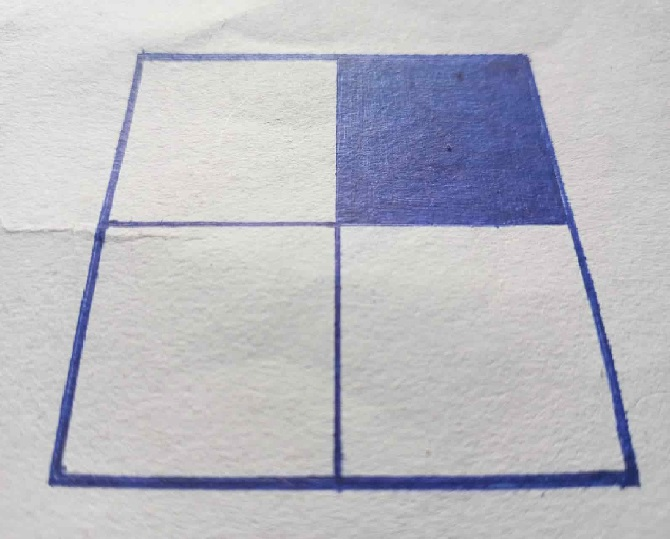
#> input picture prev/test.jpeg, 670 x 539 px, given in place of video, which was not available
$ python stack.py
#> lines starting #> are read from the running program, lines starting #| are printed output that depends on the picture; after the words box and inside, x2 and y2 are one past the last pixel; in counts of white or black regions, pixels touching at a corner belong together; pictures that were not available may be replaced by others from this repository, and a replacement may not be noted
import cv2
import numpy as np

# [22 lines left out: function rotate_image, not called in this run]

def order_points_clockwise(pts):
    # sort the points based on their x-coordinates
    xSorted = pts[np.argsort(pts[:, 0]), :]

    # grab the left-most and right-most points from the sorted
    # x-roodinate points
    leftMost = xSorted[:2, :]
    rightMost = xSorted[2:, :]

    # now, sort the left-most coordinates according to their
    # y-coordinates so we can grab the top-left and bottom-left
    # points, respectively
    leftMost = leftMost[np.argsort(leftMost[:, 1]), :]
    (tl, bl) = leftMost

    # now, sort the right-most coordinates according to their
    # y-coordinates so we can grab the top-right and bottom-right
    # points, respectively
    rightMost = rightMost[np.argsort(rightMost[:, 1]), :]
    (tr, br) = rightMost

    # return the coordinates in top-left, top-right,
    # bottom-right, and bottom-left order
    return np.array([tl, tr, br, bl], dtype="int32")

# [40 lines left out: function perspective_transform, not called in this run]


vid = cv2.VideoCapture("http://192.168.77.54:4747/video")

while(True):
    ret, f = vid.read()
#> f is the input picture: shape (539, 670, 3); mean B, G, R 194.3, 186.5, 185.8
    image = f.copy()[12: ,]
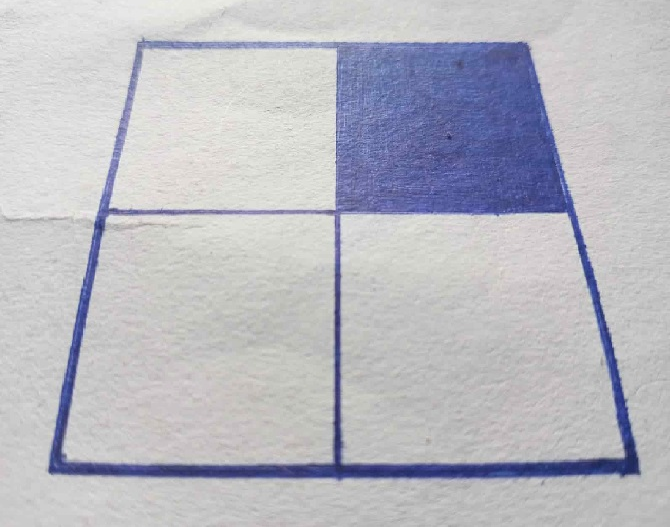
#> image: shape (527, 670, 3); mean B, G, R 193.9, 185.8, 185.1
    original = image.copy()
    gray = cv2.cvtColor(image, cv2.COLOR_BGR2GRAY)
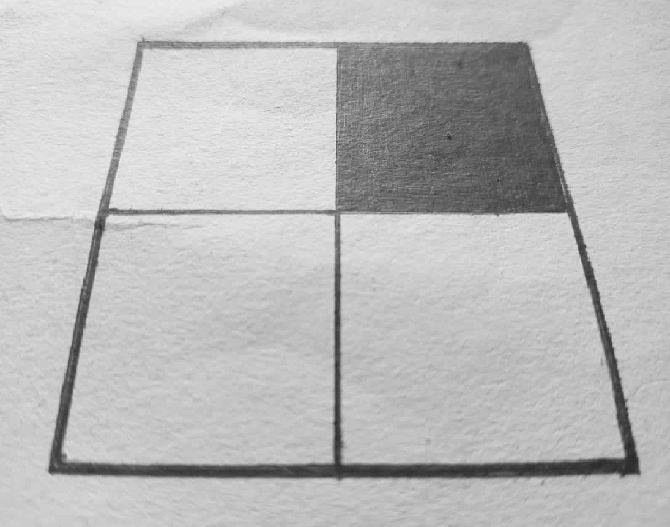
#> gray: shape (527, 670); min 39, max 244, mean 186.5
    canny = cv2.Canny(gray, 120, 255, 1)
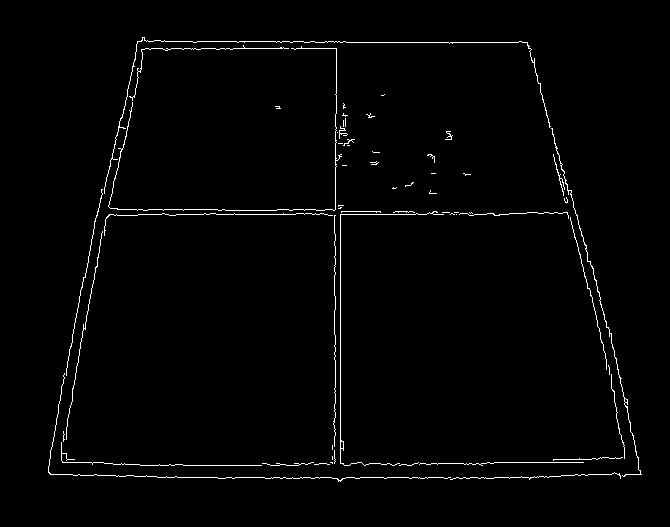
#> canny: shape (527, 670); 1.5% white in thin lines or dots, all inside (x1, y1, x2, y2) = (48, 37, 642, 482)

    corners = cv2.goodFeaturesToTrack(canny,4,0.5,50)
#> corners = [[119, 127], [638, 472], [140, 71], [342, 448]]

    c_list = []
    for corner in corners:
        x,y = corner.ravel()
        c_list.append([int(x), int(y)])
        cv2.circle(image,(x,y),5,(36,255,12),-1)
#> this loop made 4 passes
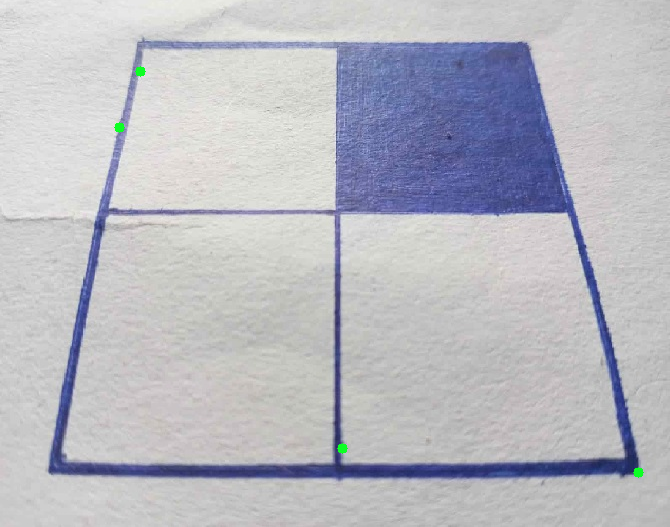
#> image: shape (527, 670, 3); 0.09% of pixels changed, all inside (x1, y1, x2, y2) = (114, 66, 644, 478)
#> after the loop, c_list = [[119, 127], [638, 472], [140, 71], [342, 448]]

    corner_points = np.array([c_list[0], c_list[1], c_list[2], c_list[3]])
#> corner_points = [[119, 127], [638, 472], [140, 71], [342, 448]]
    ordered_corner_points = order_points_clockwise(corner_points)
#> in order_points_clockwise, `xSorted = pts[np.argsort(pts[:, 0]), :]`: xSorted = [[119, 127], [140, 71], [342, 448], [638, 472]]
#> in order_points_clockwise, `leftMost = xSorted[:2, :]`: leftMost = [[119, 127], [140, 71]]
#> in order_points_clockwise, `rightMost = xSorted[2:, :]`: rightMost = [[342, 448], [638, 472]]
#> in order_points_clockwise, `leftMost = leftMost[np.argsort(leftMost[:, 1]), :]`: leftMost = [[140, 71], [119, 127]]
#> in order_points_clockwise, `(tl, bl) = leftMost`: tl = [140, 71]; bl = [119, 127]
#> in order_points_clockwise, `(tr, br) = rightMost`: tr = [342, 448]; br = [638, 472]
#> ordered_corner_points = [[140, 71], [342, 448], [638, 472], [119, 127]]
    mask = np.zeros(image.shape, dtype=np.uint8)
    cv2.fillPoly(mask, [ordered_corner_points], (255,255,255))
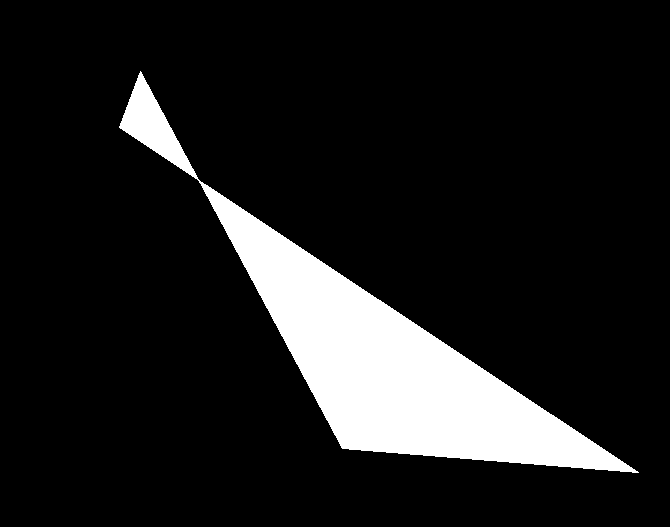
#> mask: shape (527, 670, 3); 11.7% white; 1 white region, box (x1, y1, x2, y2) and area: (119, 71, 639, 473) 41405

    mask = cv2.cvtColor(mask, cv2.COLOR_BGR2GRAY)
#> mask: shape (527, 670); 11.7% white; 1 white region
    cnts = cv2.findContours(mask, cv2.RETR_EXTERNAL, cv2.CHAIN_APPROX_SIMPLE)
#> cnts = 1 contour; box (x1, y1, x2, y2) and area: (119, 71, 639, 473) 40780
    cnts = cnts[0] if len(cnts) == 2 else cnts[1]

    for c in cnts:
        peri = cv2.arcLength(c, True)
        approx = cv2.approxPolyDP(c, 0.015 * peri, True)
        if len(approx) == 4:
            transformed = perspective_transform(original, approx)
#> this loop made 1 pass
#> peri on pass 1: 1492.6

#> (the run stopped early here; a loop or call above may not have finished)
